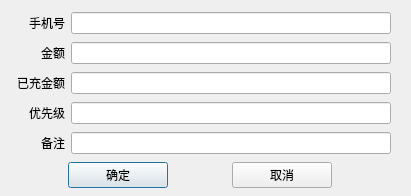
<?xml version="1.0" encoding="UTF-8"?>
<ui version="4.0">
 <class>ChargePhoneDialog</class>
 <widget class="QDialog" name="ChargePhoneDialog">
  <property name="geometry">
   <rect>
    <x>0</x>
    <y>0</y>
    <width>411</width>
    <height>196</height>
   </rect>
  </property>
  <property name="windowTitle">
   <string>充值手机号</string>
  </property>
  <widget class="QWidget" name="layoutWidget">
   <property name="geometry">
    <rect>
     <x>10</x>
     <y>10</y>
     <width>381</width>
     <height>181</height>
    </rect>
   </property>
   <layout class="QVBoxLayout" name="verticalLayout">
    <item>
     <layout class="QHBoxLayout" name="horizontalLayout">
      <item>
       <widget class="QLabel" name="label">
        <property name="minimumSize">
         <size>
          <width>55</width>
          <height>0</height>
         </size>
        </property>
        <property name="maximumSize">
         <size>
          <width>55</width>
          <height>16777215</height>
         </size>
        </property>
        <property name="text">
         <string>手机号</string>
        </property>
        <property name="alignment">
         <set>Qt::AlignRight|Qt::AlignTrailing|Qt::AlignVCenter</set>
        </property>
       </widget>
      </item>
      <item>
       <widget class="QLineEdit" name="phoneNumberEdit"/>
      </item>
     </layout>
    </item>
    <item>
     <layout class="QHBoxLayout" name="horizontalLayout_2">
      <item>
       <widget class="QLabel" name="label_2">
        <property name="minimumSize">
         <size>
          <width>55</width>
          <height>0</height>
         </size>
        </property>
        <property name="maximumSize">
         <size>
          <width>55</width>
          <height>16777215</height>
         </size>
        </property>
        <property name="text">
         <string>金额</string>
        </property>
        <property name="alignment">
         <set>Qt::AlignRight|Qt::AlignTrailing|Qt::AlignVCenter</set>
        </property>
       </widget>
      </item>
      <item>
       <widget class="QLineEdit" name="moneyCountEdit"/>
      </item>
     </layout>
    </item>
    <item>
     <layout class="QHBoxLayout" name="horizontalLayout_3">
      <item>
       <widget class="QLabel" name="label_3">
        <property name="minimumSize">
         <size>
          <width>55</width>
          <height>0</height>
         </size>
        </property>
        <property name="maximumSize">
         <size>
          <width>55</width>
          <height>16777215</height>
         </size>
        </property>
        <property name="text">
         <string>已充金额</string>
        </property>
        <property name="alignment">
         <set>Qt::AlignRight|Qt::AlignTrailing|Qt::AlignVCenter</set>
        </property>
       </widget>
      </item>
      <item>
       <widget class="QLineEdit" name="chargedMoneyEdit"/>
      </item>
     </layout>
    </item>
    <item>
     <layout class="QHBoxLayout" name="horizontalLayout_4">
      <item>
       <widget class="QLabel" name="label_4">
        <property name="minimumSize">
         <size>
          <width>55</width>
          <height>0</height>
         </size>
        </property>
        <property name="maximumSize">
         <size>
          <width>55</width>
          <height>16777215</height>
         </size>
        </property>
        <property name="text">
         <string>优先级</string>
        </property>
        <property name="alignment">
         <set>Qt::AlignRight|Qt::AlignTrailing|Qt::AlignVCenter</set>
        </property>
       </widget>
      </item>
      <item>
       <widget class="QLineEdit" name="priorityEdit"/>
      </item>
     </layout>
    </item>
    <item>
     <layout class="QHBoxLayout" name="horizontalLayout_5">
      <item>
       <widget class="QLabel" name="label_5">
        <property name="minimumSize">
         <size>
          <width>55</width>
          <height>0</height>
         </size>
        </property>
        <property name="maximumSize">
         <size>
          <width>55</width>
          <height>16777215</height>
         </size>
        </property>
        <property name="text">
         <string>备注</string>
        </property>
        <property name="alignment">
         <set>Qt::AlignRight|Qt::AlignTrailing|Qt::AlignVCenter</set>
        </property>
       </widget>
      </item>
      <item>
       <widget class="QLineEdit" name="remarkEdit"/>
      </item>
     </layout>
    </item>
    <item>
     <layout class="QHBoxLayout" name="horizontalLayout_6">
      <item>
       <widget class="QPushButton" name="okButton">
        <property name="maximumSize">
         <size>
          <width>100</width>
          <height>16777215</height>
         </size>
        </property>
        <property name="text">
         <string>确定</string>
        </property>
       </widget>
      </item>
      <item>
       <widget class="QPushButton" name="cancelButton">
        <property name="maximumSize">
         <size>
          <width>100</width>
          <height>16777215</height>
         </size>
        </property>
        <property name="text">
         <string>取消</string>
        </property>
       </widget>
      </item>
     </layout>
    </item>
   </layout>
  </widget>
 </widget>
 <resources/>
 <connections/>
</ui>
